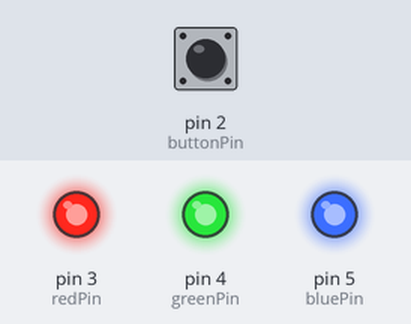
This sketch was run on a simulated Arduino Uno, built with avr-gcc and run on an emulated ATmega328P. Shown: output pins drawn as LEDs (lit = HIGH). Inputs (shaded band) come from the test bench; at power-on: pin 2 (buttonPin) LOW.

Above: at 1.2 s.
1.3 s: pin 2 (buttonPin) pulled HIGH for 0.15 s
At 2.6 s:
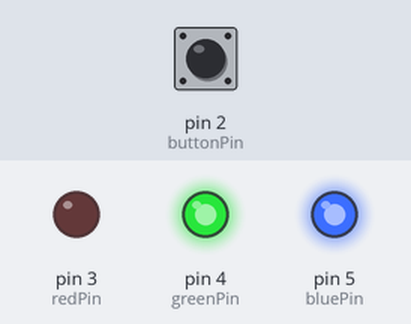
2.9 s: pin 2 (buttonPin) pulled HIGH for 1 s
At 3.9 s:
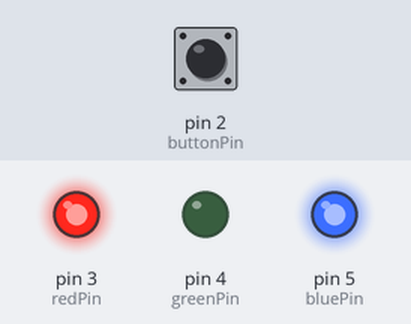
5.4 s: pin 2 (buttonPin) pulled HIGH for 0.15 s
At 5.8 s:
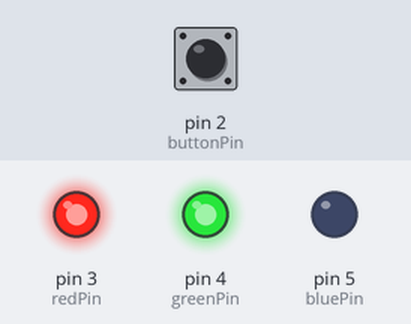
7.0 s: pin 2 (buttonPin) pulled HIGH for 3.2 s
At 8.2 s:
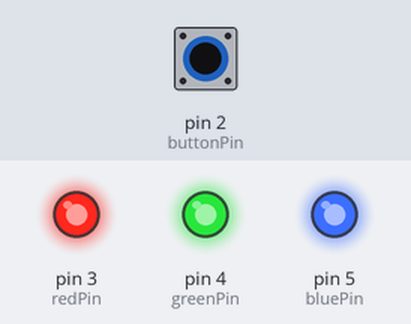
Timing chart, 0 to 10.0 s (numbered marks = the images above; inputs shaded):
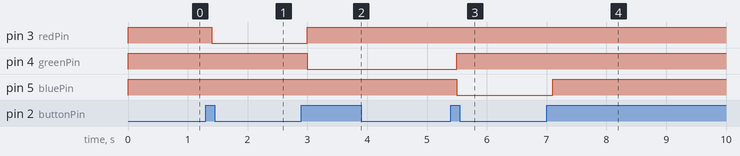

The sketch:

practice-3.ino
```cpp
const int buttonPin = 2;
const int redPin = 3;
const int greenPin = 4;
const int bluePin = 5;
int ledcolor = 0;
int lastButtonState = LOW;

void setup() {
  pinMode(buttonPin, INPUT);
  pinMode(redPin, OUTPUT);
  pinMode(greenPin, OUTPUT);
  pinMode(bluePin, OUTPUT);
}

void loop() {
  int buttonState = digitalRead(buttonPin);

  if (buttonState == HIGH && lastButtonState == LOW) {
    ledcolor = ledcolor + 1;
    if (ledcolor > 3) {
      ledcolor = 0;
    }
    delay(100);
  }
  lastButtonState = buttonState;

  if (ledcolor == 0) {
    digitalWrite(redPin, HIGH);
    digitalWrite(greenPin, HIGH);
    digitalWrite(bluePin, HIGH);
  } else if (ledcolor == 1) {
    digitalWrite(redPin, LOW);
    digitalWrite(greenPin, HIGH);
    digitalWrite(bluePin, HIGH);
  } else if (ledcolor == 2) {
    digitalWrite(redPin, HIGH);
    digitalWrite(greenPin, LOW);
    digitalWrite(bluePin, HIGH);
  } else if (ledcolor == 3) {
    digitalWrite(redPin, HIGH);
    digitalWrite(greenPin, HIGH);
    digitalWrite(bluePin, LOW);
  }
}
```

Measured:
- after the input at 1.3 s, pin 3 (redPin): HIGH → LOW after 0.10 s
- after the input at 2.9 s, pin 3 (redPin): LOW → HIGH after 0.10 s; pin 4 (greenPin): HIGH → LOW after 0.10 s
- after the input at 5.4 s, pin 4 (greenPin): LOW → HIGH after 0.10 s; pin 5 (bluePin): HIGH → LOW after 0.10 s
- after the input at 7.0 s, pin 5 (bluePin): LOW → HIGH after 0.10 s
